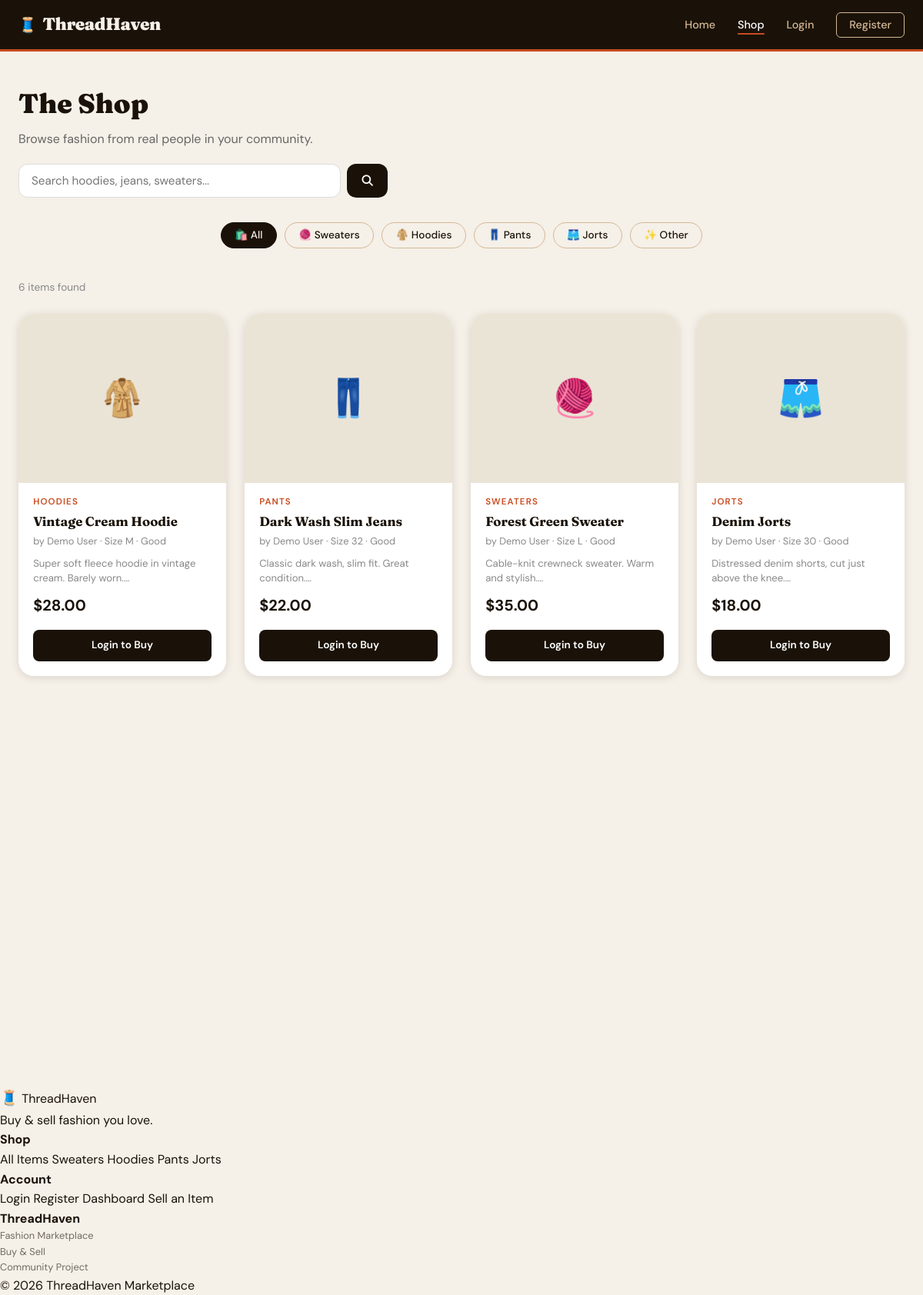
The app's page /pages/shop.php with its own data.
### tables this page shows
CREATE TABLE IF NOT EXISTS products (
    id          INT AUTO_INCREMENT PRIMARY KEY,
    seller_id   INT           NOT NULL,
    title       VARCHAR(200)  NOT NULL,
    description TEXT,
    price       DECIMAL(10,2) NOT NULL,
    category    ENUM('sweaters','hoodies','pants','jorts','other') DEFAULT 'other',
    size        VARCHAR(10)   DEFAULT NULL,
    condition_q ENUM('New','Like New','Good','Fair') DEFAULT 'Good',
    emoji       VARCHAR(8)    DEFAULT '👕',
    status      ENUM('available','reserved','sold') DEFAULT 'available',
    created_at  DATETIME      DEFAULT CURRENT_TIMESTAMP,
    FOREIGN KEY (seller_id) REFERENCES users(id) ON DELETE CASCADE
);

CREATE TABLE IF NOT EXISTS users (
    id          INT AUTO_INCREMENT PRIMARY KEY,
    full_name   VARCHAR(120)  NOT NULL,
    email       VARCHAR(180)  NOT NULL UNIQUE,
    password    VARCHAR(255)  NOT NULL,
    phone       VARCHAR(20)   DEFAULT NULL,
    bio         TEXT          DEFAULT NULL,
    created_at  DATETIME      DEFAULT CURRENT_TIMESTAMP
);

### pages/shop.php (the view, shortened to what this page needs)
<?php
require_once '../includes/db.php';
require_once '../includes/auth.php';
$cat    = $_GET['cat'] ?? 'all';
$search = trim($_GET['q'] ?? '');
if ($cat !== 'all' && $search !== '') {
    $like = "%$search%";
    $stmt = mysqli_prepare($conn,
        "SELECT p.*, u.full_name as seller
         FROM products p JOIN users u ON p.seller_id = u.id
         WHERE p.status = 'available' AND p.category = ?
           AND (p.title LIKE ? OR p.description LIKE ?)
         ORDER BY p.created_at DESC");
    mysqli_stmt_bind_param($stmt, 'sss', $cat, $like, $like);
} else {
    $stmt = mysqli_prepare($conn,
        "SELECT p.*, u.full_name as seller
         FROM products p JOIN users u ON p.seller_id = u.id
         WHERE p.status = 'available'
         ORDER BY p.created_at DESC");
}
mysqli_stmt_execute($stmt);
$products = mysqli_stmt_get_result($stmt);
$categories = ['all','sweaters','hoodies','pants','jorts','other'];
$catEmoji   = ['all'=>'🛍️','sweaters'=>'🧶','hoodies'=>'🧥','pants'=>'👖','jorts'=>'🩳','other'=>'✨'];
include '../includes/header.php';
?>
<div class="shop-page">
    <div class="shop-header">
        <h1>The Shop</h1>
        <p style="color:#666;margin:.3rem 0 1.2rem">Browse fashion from real people in your community.</p>
        <form method="GET" class="search-bar">
            <input type="text" name="q"
                   placeholder="Search hoodies, jeans, sweaters..."
                   value="<?= htmlspecialchars($search) ?>">
            <button type="submit"><i class="fas fa-search"></i></button>
        </form>
    </div>
    <div class="category-bar">
        <?php foreach ($categories as $c): ?>
        <button
            class="cat-pill <?= ($cat === $c || ($cat === '' && $c === 'all')) ? 'active' : '' ?>"
            data-cat="<?= $c ?>">
            <?= $catEmoji[$c] ?> <?= ucfirst($c) ?>
        </button>
        <?php endforeach; ?>
    </div>
    <?php $count = mysqli_num_rows($products); ?>
    <p style="color:#888;font-size:.85rem;margin-bottom:1.5rem">
        <?= $count ?> item<?= $count !== 1 ? 's' : '' ?> found
    </p>
    <?php if ($count === 0): ?>
        <div class="empty-state">
            <i class="fas fa-box-open"></i>
            <h3>No items found</h3>
            <p>Try a different search or category.</p>
        </div>
    <?php else: ?>
        <div class="product-grid">
            <?php while ($p = mysqli_fetch_assoc($products)): ?>
            <div class="product-card">
                <div class="product-img"><?= htmlspecialchars($p['emoji']) ?></div>
                <div class="product-info">
                    <p class="product-category"><?= ucfirst(htmlspecialchars($p['category'])) ?></p>
                    <h3 class="product-name"><?= htmlspecialchars($p['title']) ?></h3>
                    <p class="product-seller">
                        by <?= htmlspecialchars($p['seller']) ?>
                        <?php if($p['size']): ?> &middot; Size <?= htmlspecialchars($p['size']) ?><?php endif; ?>
                        &middot; <?= htmlspecialchars($p['condition_q']) ?>
                    </p>
                    <?php if (!empty($p['description'])): ?>
                    <p style="font-size:.82rem;color:#888;margin-bottom:.6rem;line-height:1.4">
                        <?= htmlspecialchars(mb_substr($p['description'], 0, 70)) ?>…
                    </p>
                    <?php endif; ?>
                    <p class="product-price">$<?= number_format($p['price'],2) ?></p>
                    <div class="product-actions">
                        <?php if (isset($_SESSION['user_id'])): ?>
                            <?php if ($p['seller_id'] != $_SESSION['user_id']): ?>
                                <form method="POST" action="cart_action.php" style="flex:1">
                                    <input type="hidden" name="product_id" value="<?= (int)$p['id'] ?>">
                                    <input type="hidden" name="action" value="add">
                                    <button class="btn-cart" type="submit">🛒 Cart</button>
                                </form>
                                <form method="POST" action="reserve.php">
                                    <input type="hidden" name="product_id" value="<?= (int)$p['id'] ?>">
                                    <button class="btn-reserve" type="submit" title="Reserve for 24h">📌</button>
                                </form>
                            <?php else: ?>
                                <span style="font-size:.82rem;color:#aaa;flex:1;padding:.6rem;text-align:center">Your listing</span>
                            <?php endif; ?>
                        <?php else: ?>
                            <a href="login.php" class="btn-cart" style="text-align:center;display:block;flex:1">Login to Buy</a>
                        <?php endif; ?>
                    </div>
                </div>
            </div>
            <?php endwhile; ?>
        </div>
    <?php endif; ?>
</div>
<?php include '../includes/footer.php'; ?>

### css/style.css (style rules this page uses)
:root { --cream: #F5F0E8; --ink: #1A1208; --rust: #C94B1F; --sage: #4A7C59; --sand: #D4B896; --mist: #EAE4D6; --white: #FFFFFF; --shadow: rgba(26,18,8,.12); --radius: 12px; --radius-lg:20px; --trans: .25s ease; --font-display: 'Fraunces', Georgia, serif; --font-body: 'DM Sans', sans-serif; }
*, *::before, *::after { box-sizing:border-box; margin:0; padding:0; }
html { scroll-behavior:smooth; }
body { font-family: var(--font-body); background: var(--cream); color: var(--ink); min-height: 100vh; line-height: 1.6; }
a { color: inherit; text-decoration: none; }
.product-grid { display:grid; grid-template-columns:repeat(auto-fill,minmax(240px,1fr)); gap:1.5rem; }
.product-card { background:var(--white); border-radius:var(--radius-lg); overflow:hidden; box-shadow:0 2px 12px var(--shadow); transition:all var(--trans); position:relative; }
.product-img { width:100%; height:220px; object-fit:cover; background:var(--mist); display:flex; align-items:center; justify-content:center; font-size:3rem; }
.product-info { padding:1rem 1.2rem 1.2rem; }
.product-category { font-size:.72rem; font-weight:600; text-transform:uppercase; letter-spacing:.1em; color:var(--rust); margin-bottom:.3rem; }
.product-name { font-family:var(--font-display); font-size:1.05rem; font-weight:700; margin-bottom:.3rem; line-height:1.3; }
.product-seller { font-size:.8rem; color:#888; margin-bottom:.6rem; }
.product-price { font-size:1.25rem; font-weight:700; color:var(--ink); margin-bottom:1rem; }
.product-actions { display:flex; gap:.5rem; }
.btn-cart { flex:1; background:var(--ink); color:#fff; border:none; padding:.6rem; border-radius:8px; font-size:.85rem; font-weight:600; cursor:pointer; transition:background var(--trans); font-family:var(--font-body); }
.category-bar { display:flex; gap:.6rem; flex-wrap:wrap; justify-content:center; margin-bottom:2.5rem; }
.cat-pill { padding:.45rem 1.1rem; border-radius:99px; border:1.5px solid var(--sand); font-size:.85rem; font-weight:500; cursor:pointer; transition:all var(--trans); background:transparent; font-family:var(--font-body); color:var(--ink); }
.cat-pill:hover, .cat-pill.active { background:var(--ink); color:var(--cream); border-color:var(--ink); }
.shop-page { max-width:1200px; margin:0 auto; padding:2.5rem 1.5rem; }
.shop-header { margin-bottom:2rem; }
.shop-header h1 { font-family:var(--font-display); font-size:2.2rem; font-weight:900; }
.search-bar { display:flex; gap:.5rem; max-width:480px; margin-bottom:1.5rem; }
.search-bar input { flex:1; padding:.7rem 1rem; border:1.5px solid #DDD; border-radius:var(--radius); font-size:.95rem; font-family:var(--font-body); background:var(--white); }
.search-bar button { background:var(--ink); color:#fff; border:none; padding:.7rem 1.2rem; border-radius:var(--radius); cursor:pointer; font-size:.9rem; transition:background var(--trans); }

### records on screen
products: emoji "🧥", category "HOODIES", title "Vintage Cream Hoodie", seller.full_name "Demo User", size "M", condition_q "Good", description "Super soft fleece hoodie in vintage cream. Barely worn.", price "28.00"
products: emoji "👖", category "PANTS", title "Dark Wash Slim Jeans", seller.full_name "Demo User", size "32", condition_q "Good", description "Classic dark wash, slim fit. Great condition.", price "22.00"
products: emoji "🧶", category "SWEATERS", title "Forest Green Sweater", seller.full_name "Demo User", size "L", condition_q "Good", description "Cable-knit crewneck sweater. Warm and stylish.", price "35.00"
products: emoji "🩳", category "JORTS", title "Denim Jorts", seller.full_name "Demo User", size "30", condition_q "Good", description "Distressed denim shorts, cut just above the knee.", price "18.00"

### other values on screen
$catEmoji[$c] "🛍️"
$c "All"
$catEmoji[$c] "🧶"
$c "Sweaters"
$catEmoji[$c] "🧥"
$c "Hoodies"
$catEmoji[$c] "👖"
$c "Pants"
$catEmoji[$c] "🩳"
$c "Jorts"
$catEmoji[$c] "✨"
$c "Other"
$count "6"
